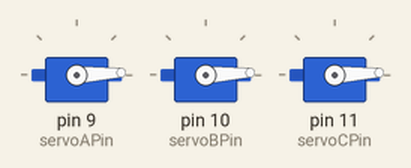
This sketch was run on a simulated Arduino Uno, built with avr-gcc and run on an emulated ATmega328P. On the bench: 3 × servo.

Above: at 0.05 s.
At 0.7 s:
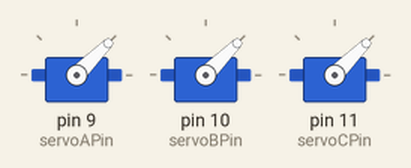
At 1.35 s:
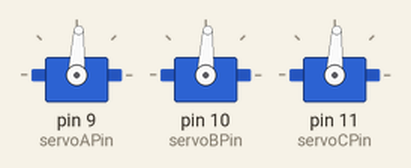
At 2.65 s:
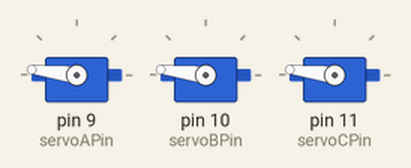
At 3.95 s:
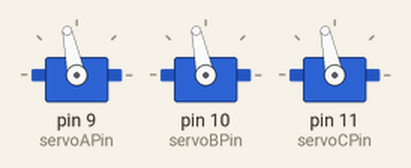
At 5.25 s:
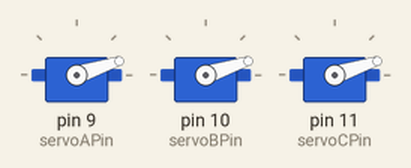
Timing chart, 0 to 7.2 s (numbered marks = the images above):
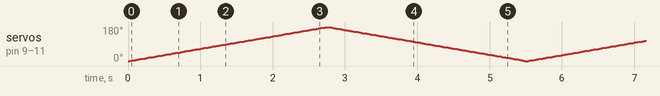

The sketch:

Lesson_33_Servo_Motor.ino
```cpp
#include <Servo.h>

// Deklarasi objek servo
Servo myservoA;
Servo myservoB;
Servo myservoC;

// Variabel posisi
int pos = 0;

// Deklasi pin servo
const byte servoAPin = 9;
const byte servoBPin = 10;
const byte servoCPin = 11;


void setup() {
  // Inisialisasi pin servo
  myservoA.attach(servoAPin);
  myservoB.attach(servoBPin);
  myservoC.attach(servoCPin);
}

void loop() {
  // Gerakkan servo A, B, C dari sudut 0-180 derajat
  for (pos = 0; pos <= 180; pos += 1) {
    myservoA.write(pos);
    myservoB.write(pos);
    myservoC.write(pos);
    delay(15);
  }

  // Gerakkan servo A, B, C dari 180-0 derajat
  for (pos = 180; pos >= 0; pos -= 1) {
    myservoA.write(pos);
    myservoB.write(pos);
    myservoC.write(pos);
    delay(15);
  }
}
```
